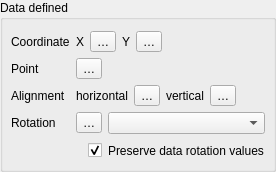
                       <widget class="QGroupBox" name="mPlacementDDGroupBox">
                        <property name="title">
                         <string>Data defined</string>
                        </property>
                        <property name="flat">
                         <bool>false</bool>
                        </property>
                        <property name="syncGroup" stdset="0">
                         <string notr="true">labelplacementgroup</string>
                        </property>
                        <layout class="QGridLayout" name="gridLayout_4">
                         <property name="leftMargin">
                          <number>8</number>
                         </property>
                         <property name="rightMargin">
                          <number>8</number>
                         </property>
                         <item row="3" column="1">
                          <layout class="QHBoxLayout" name="horizontalLayout_25">
                           <item>
                            <widget class="QgsPropertyOverrideButton" name="mCoordRotationDDBtn">
                             <property name="text">
                              <string>…</string>
                             </property>
                            </widget>
                           </item>
                           <item>
                            <widget class="QComboBox" name="mCoordRotationUnitComboBox"/>
                           </item>
                          </layout>
                         </item>
                         <item row="4" column="1">
                          <widget class="QCheckBox" name="chkPreserveRotation">
                           <property name="toolTip">
                            <string>Uncheck to write labeling engine derived rotation on pin and NULL on unpin</string>
                           </property>
                           <property name="styleSheet">
                            <string notr="true">margin-left: 12px; margin-top: 3px;</string>
                           </property>
                           <property name="text">
                            <string>Preserve data rotation values</string>
                           </property>
                           <property name="checked">
                            <bool>true</bool>
                           </property>
                          </widget>
                         </item>
                         <item row="0" column="1">
                          <layout class="QHBoxLayout" name="horizontalLayout_22">
                           <item>
                            <widget class="QLabel" name="mCoordXLabel">
                             <property name="sizePolicy">
                              <sizepolicy hsizetype="Maximum" vsizetype="Preferred">
                               <horstretch>0</horstretch>
                               <verstretch>0</verstretch>
                              </sizepolicy>
                             </property>
                             <property name="text">
                              <string>X</string>
                             </property>
                            </widget>
                           </item>
                           <item>
                            <widget class="QgsPropertyOverrideButton" name="mCoordXDDBtn">
                             <property name="text">
                              <string>…</string>
                             </property>
                            </widget>
                           </item>
                           <item>
                            <widget class="QLabel" name="mCoordYLabel">
                             <property name="sizePolicy">
                              <sizepolicy hsizetype="Maximum" vsizetype="Preferred">
                               <horstretch>0</horstretch>
                               <verstretch>0</verstretch>
                              </sizepolicy>
                             </property>
                             <property name="text">
                              <string>Y</string>
                             </property>
                            </widget>
                           </item>
                           <item>
                            <widget class="QgsPropertyOverrideButton" name="mCoordYDDBtn">
                             <property name="text">
                              <string>…</string>
                             </property>
                            </widget>
                           </item>
                           <item>
                            <spacer name="horizontalSpacer_6">
                             <property name="orientation">
                              <enum>Qt::Horizontal</enum>
                             </property>
                             <property name="sizeHint" stdset="0">
                              <size>
                               <width>40</width>
                               <height>20</height>
                              </size>
                             </property>
                            </spacer>
                           </item>
                          </layout>
                         </item>
                         <item row="0" column="0">
                          <widget class="QLabel" name="mCoordLabel">
                           <property name="text">
                            <string>Coordinate</string>
                           </property>
                          </widget>
                         </item>
                         <item row="2" column="1">
                          <widget class="QFrame" name="mCoordAlignmentFrame">
                           <layout class="QHBoxLayout" name="horizontalLayout_27">
                            <property name="leftMargin">
                             <number>0</number>
                            </property>
                            <property name="topMargin">
                             <number>0</number>
                            </property>
                            <property name="rightMargin">
                             <number>0</number>
                            </property>
                            <property name="bottomMargin">
                             <number>0</number>
                            </property>
                            <item>
                             <widget class="QLabel" name="mCoordAlignmentHLabel">
                              <property name="sizePolicy">
                               <sizepolicy hsizetype="Maximum" vsizetype="Preferred">
                                <horstretch>0</horstretch>
                                <verstretch>0</verstretch>
                               </sizepolicy>
                              </property>
                              <property name="text">
                               <string>horizontal</string>
                              </property>
                             </widget>
                            </item>
                            <item>
                             <widget class="QgsPropertyOverrideButton" name="mCoordAlignmentHDDBtn">
                              <property name="text">
                               <string>…</string>
                              </property>
                             </widget>
                            </item>
                            <item>
                             <widget class="QLabel" name="mCoordAlignmentVLabel">
                              <property name="sizePolicy">
                               <sizepolicy hsizetype="Maximum" vsizetype="Preferred">
                                <horstretch>0</horstretch>
                                <verstretch>0</verstretch>
                               </sizepolicy>
                              </property>
                              <property name="text">
                               <string>vertical</string>
                              </property>
                             </widget>
                            </item>
                            <item>
                             <widget class="QgsPropertyOverrideButton" name="mCoordAlignmentVDDBtn">
                              <property name="text">
                               <string>…</string>
                              </property>
                             </widget>
                            </item>
                            <item>
                             <spacer name="horizontalSpacer_21">
                              <property name="orientation">
                               <enum>Qt::Horizontal</enum>
                              </property>
                              <property name="sizeHint" stdset="0">
                               <size>
                                <width>0</width>
                                <height>20</height>
                               </size>
                              </property>
                             </spacer>
                            </item>
                           </layout>
                          </widget>
                         </item>
                         <item row="3" column="0">
                          <widget class="QLabel" name="mCoordRotationLabel">
                           <property name="text">
                            <string>Rotation</string>
                           </property>
                          </widget>
                         </item>
                         <item row="1" column="1">
                          <layout class="QHBoxLayout" name="horizontalLayout_15">
                           <item>
                            <widget class="QgsPropertyOverrideButton" name="mCoordPointDDBtn">
                             <property name="text">
                              <string>…</string>
                             </property>
                            </widget>
                           </item>
                           <item>
                            <spacer name="horizontalSpacer_22">
                             <property name="orientation">
                              <enum>Qt::Horizontal</enum>
                             </property>
                             <property name="sizeHint" stdset="0">
                              <size>
                               <width>0</width>
                               <height>20</height>
                              </size>
                             </property>
                            </spacer>
                           </item>
                          </layout>
                         </item>
                         <item row="2" column="0">
                          <widget class="QLabel" name="mCoordAlignmentLabel">
                           <property name="text">
                            <string>Alignment</string>
                           </property>
                          </widget>
                         </item>
                         <item row="1" column="0">
                          <widget class="QLabel" name="label_44">
                           <property name="text">
                            <string>Point</string>
                           </property>
                          </widget>
                         </item>
                        </layout>
                       </widget>
